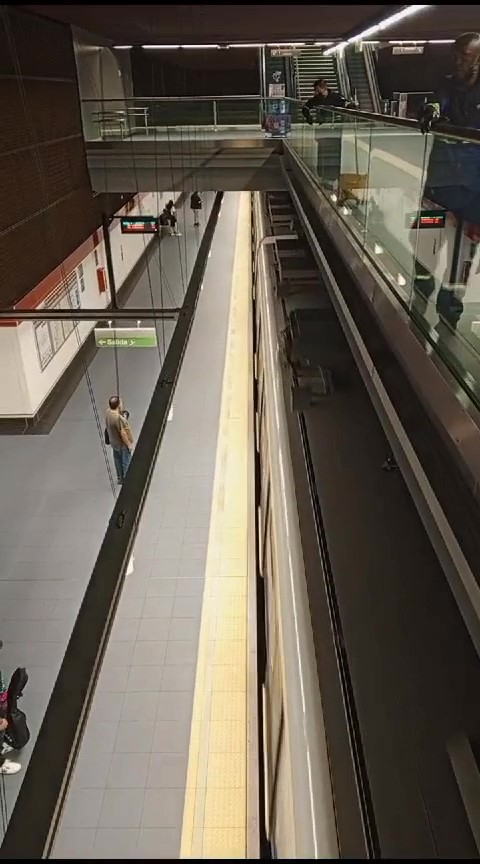
#> input picture data/example01.jpg, 480 x 864 px
$ python -i line_detection.py   (imports and definitions only)
#> lines starting #> are read from the running program, lines starting #| are printed output that depends on the picture; after the words box and inside, x2 and y2 are one past the last pixel; in counts of white or black regions, pixels touching at a corner belong together
#> further down, picture is the input picture: shape (864, 480, 3); mean B, G, R 82.4, 93.9, 102.3
import cv2
import numpy as np

def get_line_yellow_of_frame(frame):
    line = detect_line_yellow(frame)
    if line is not None:
        x1, y1, x2, y2 = line[0]
        line_x = (x1 + x2) // 2
        print(f"Línea detectada en x: {line_x}")
    else:
        line_x = None
        print("No se detectó ninguna línea amarilla.")
    return line_x


def get_longest_line(lines):
    if not lines:
        return None
    return max(lines, key=lambda line: abs(line[0][2] - line[0][0]))

def detect_line_yellow(frame):
    # Convertir la imagen a espacio de color HSV
    hsv_frame = cv2.cvtColor(frame, cv2.COLOR_BGR2HSV)
#> hsv_frame: shape (864, 480, 3); mean H, S, V 20.1, 66, 102.6

    # Definir un rango de color amarillo ajustado
    lower_yellow = np.array([20, 40, 100])  # Rango inferior ajustado
    upper_yellow = np.array([40, 255, 255])  # Rango superior ajustado

    # Crear una máscara que capture solo los pixeles amarillos
    mask_yellow = cv2.inRange(hsv_frame, lower_yellow, upper_yellow)
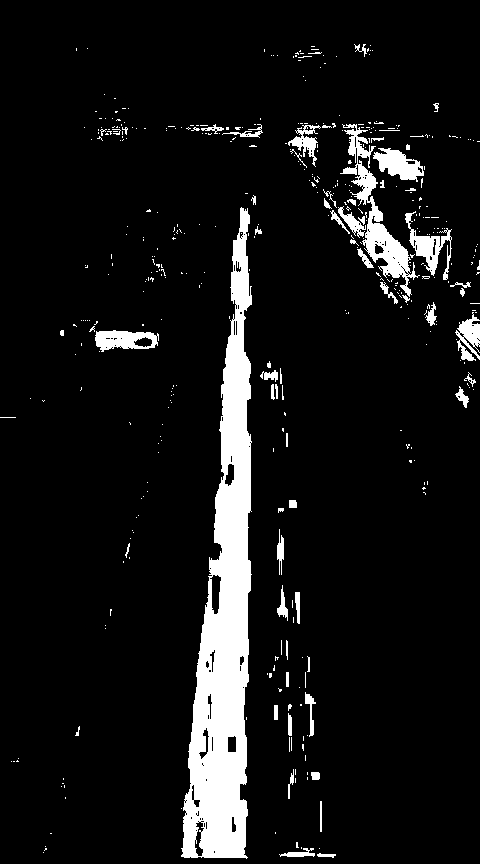
#> mask_yellow: shape (864, 480); 8.3% white; 445 white regions (383 under 20 px), largest, box (x1, y1, x2, y2) and area: (181, 207, 252, 859) 22491, (340, 124, 420, 297) 2873, (405, 211, 452, 280) 979

    # Detectar líneas usando HoughLines o HoughLinesP
    lines = cv2.HoughLinesP(mask_yellow, 1, np.pi/180, 50, minLineLength=frame.shape[0]//2, maxLineGap=20)
#> lines = 17 rows, first 6: [219, 857, 242, 208], [244, 857, 244, 352], [242, 857, 242, 209], [212, 857, 234, 240], [218, 857, 240, 208], [243, 857, 243, 208]

    # Dibujar la línea amarilla detectada en la imagen
    vertical_lines = []
    if lines is not None:
        for line in lines:
            x1, y1, x2, y2 = line[0]
            if abs(x2 - x1) < 10:
                vertical_lines.append(line)
#> this loop made 17 passes
#> (line, x1, x2, y2) on passes 1 to 12: ([[219, 857, 242, 208]], 219, 242, 208), ([[244, 857, 244, 352]], 244, 244, 352), ([[242, 857, 242, 209]], 242, 242, 209), ([[212, 857, 234, 240]], 212, 234, 240), ([[218, 857, 240, 208]], 218, 240, 208), ([[243, 857, 243, 208]], 243, 243, 208), ([[211, 857, 233, 240]], 211, 233, 240), ([[210, 857, 229, 336]], 210, 229, 336), ([[214, 857, 235, 240]], 214, 235, 240), ([[241, 857, 241, 239]], 241, 241, 239), ([[209, 857, 227, 362]], 209, 227, 362), ([[237, 857, 237, 352]], 237, 237, 352)
#> after the loop, vertical_lines = [[[244, 857, 244, 352]], [[242, 857, 242, 209]], [[243, 857, 243, 208]], [[241, 857, 241, 239]], [[237, 857, 237, 352]], [[239, 857, 239, 295]], [[236, 857, 236, 381]], [[238, 857, 238, 324]], [[240, 857, 240, 271]], [[235, 857, 235, 410]]]
    return get_longest_line(vertical_lines)

>>> import cv2
>>> picture = cv2.imread('../data/example01.jpg')
>>> result = get_line_yellow_of_frame(picture)
#> in get_line_yellow_of_frame, `line = detect_line_yellow(frame)`: line = [[244, 857, 244, 352]]
#> in get_line_yellow_of_frame, `x1, y1, x2, y2 = line[0]`: x1 = 244; y1 = 857; x2 = 244; y2 = 352
#> in get_line_yellow_of_frame, `line_x = (x1 + x2) // 2`: line_x = 244
#| Línea detectada en x: 244
#> result = 244
